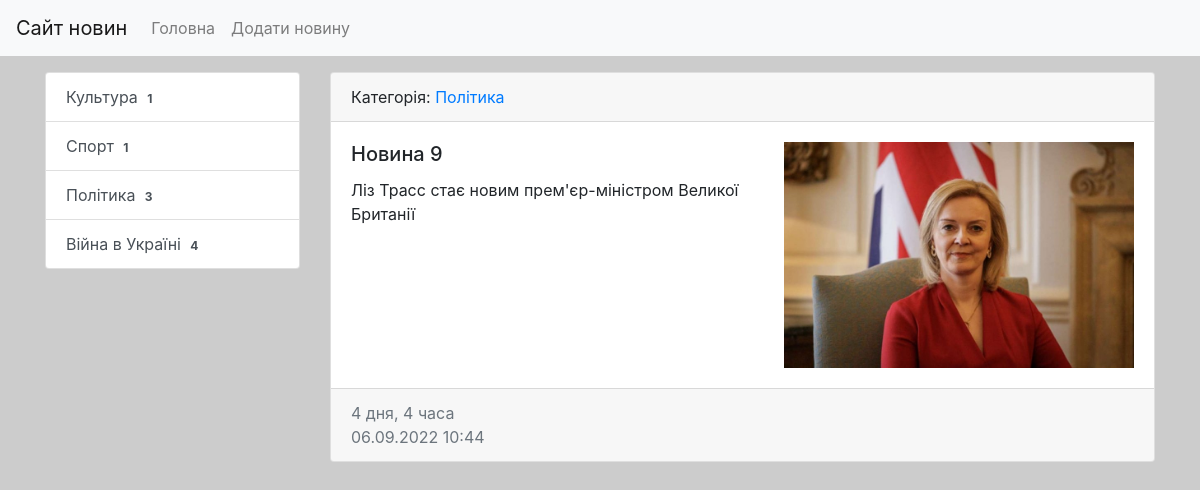
Page /news/14/ on the committed database.
### news/models.py (models this page shows, shortened)
class Category(models.Model):
    title = models.CharField(max_length=150, db_index=True, verbose_name='Назва категорії')
    def get_absolute_url(self):
        return reverse('category', kwargs={'category_id': self.pk})
    def __str__(self):
        return self.title
    class Meta:
        verbose_name = 'Категорія'
        verbose_name_plural = 'Категорії'
        ordering = ['title']

class News(models.Model):
    title = models.CharField(max_length=150, verbose_name='Заголовок')
    content = models.TextField(blank=True, verbose_name='Зміст')
    created_at = models.DateTimeField(auto_now_add=True, verbose_name='Створено')
    updated_at = models.DateTimeField(auto_now=True, verbose_name='Оновлено')
    photo = models.ImageField(upload_to='photos/%Y/%m/%d/', verbose_name='Фото', blank=True)
    is_published = models.BooleanField(default=True, verbose_name='Опубліковано')
    category = models.ForeignKey('Category', on_delete=models.PROTECT, verbose_name='Категорія')
    views = models.IntegerField(default=0)
    class Meta:
        verbose_name = 'Новина'
        verbose_name_plural = 'Новини'
        ordering = ['-created_at']

### news/views.py (the view)
# urls.py: path('news/<int:pk>/', ViewNews.as_view(), name='view_news'),
class ViewNews(DetailView):
    model = News
    context_object_name = 'news_item'

### news/templatetags/news_tags.py (called while the page is built)
@register.inclusion_tag('news/list_categories.html')
def show_categories():
    categories = Category.objects.annotate(cnt=Count('news')).filter(cnt__gt=0)
    return {'categories': categories}

### news/templates/news/news_detail.html (shortened to what this page needs)
{% extends 'base.html' %}
{% block sidebar %}
{% include 'inc/_sidebar.html' %}
{% endblock %}
{% block content %}
  <div class="card mb-3">
    <div class="card-header">
      Категорія: <a href="{{ news_item.category.get_absolute_url }}">{{ news_item.category }}</a>
    </div>
    <div class="card-body">
      <div class="media">
        <div class="media-body">
          <h5 class="card-title">{{ news_item.title }}</h5>
          <p class="card-text">{{ news_item.content }}</p>
        </div>
        {% if news_item.photo %}
        <img class="ml-3" src="{{ news_item.photo.url }}" alt="" width="350">
        {%endif%}
      </div>
    </div>
    <div class="card-footer text-muted">
      {{ news_item.created_at|timesince}} <br>
      {{ news_item.created_at|date:"d.m.Y H:i"}}
    </div>
  </div>
{% endblock %}

### news/templates/news/list_categories.html
<div class="list-group">
    {% for item in categories %}
    <a href="{{ item.get_absolute_url }}" class="list-group-item list-group-item-action">{{ item.title }}  <span class="
badge text-bg-secondary">{{ item.cnt }}</span></a>
    {% endfor %}
</div>

### july_project/static/css/style.css (style rules this page uses)
body { background-color: #ccc; }

### rows in the picture
Category: title "Культура", cnt "1"
Category: title "Спорт", cnt "1"
Category: title "Політика", cnt "3"
Category: title "Війна в Україні", cnt "4"
News: category "Політика", title "Новина 9", content "Ліз Трасс стає новим прем'єр-міністром Великої Британії", photo (picture), created_at "4 дня, 4 часа", created_at "06.09.2022 10:44"
